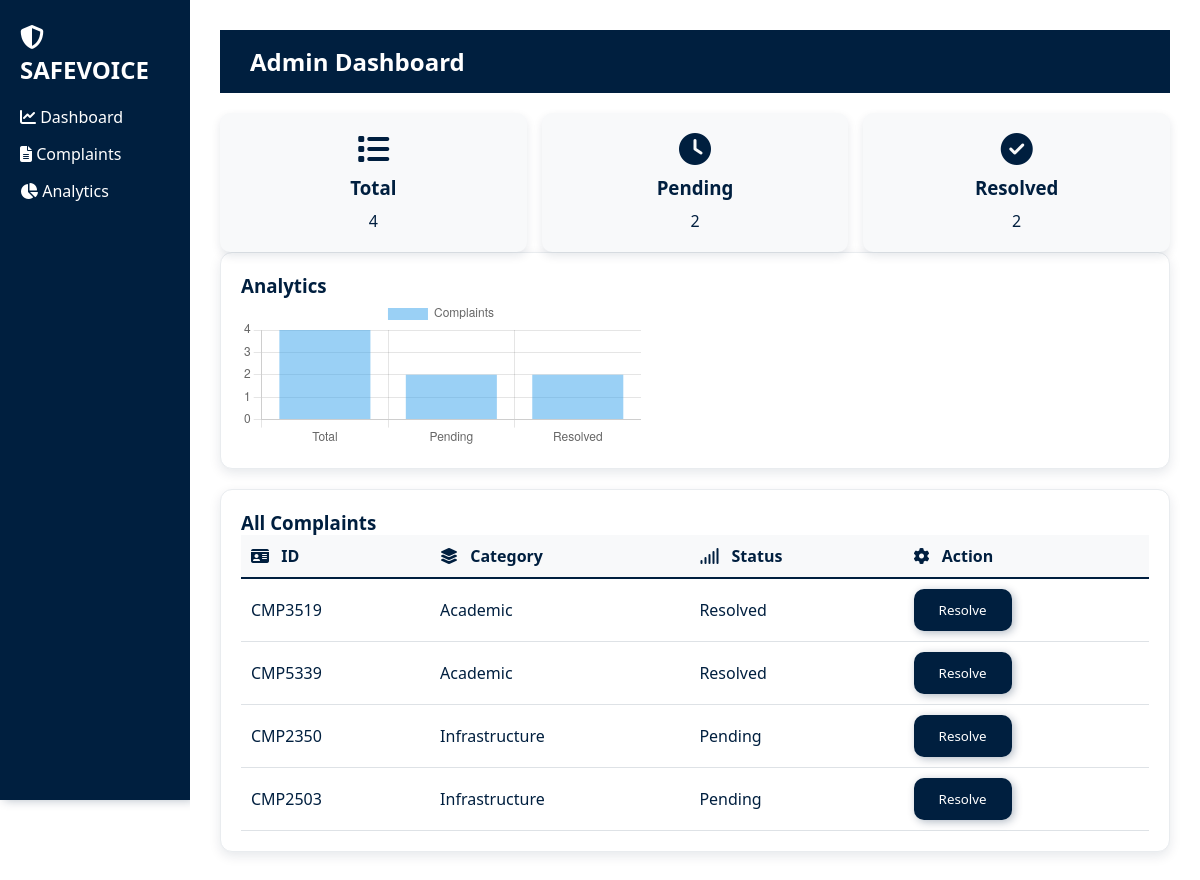
The page /admin on the database its author committed.
### tables this page shows
CREATE TABLE complaints (
            id INTEGER PRIMARY KEY AUTOINCREMENT,
            complaint_id TEXT,
            category TEXT,
            description TEXT,
            image TEXT,
            video TEXT,
            status TEXT
        );

### app.py (the view)
@app.route('/admin')
def admin():
    conn = sqlite3.connect('database.db')
    c = conn.cursor()
    c.execute("SELECT * FROM complaints")
    complaints = c.fetchall()
    c.execute("SELECT COUNT(*) FROM complaints")
    total = c.fetchone()[0]
    c.execute("SELECT COUNT(*) FROM complaints WHERE status='Pending'")
    pending = c.fetchone()[0]
    c.execute("SELECT COUNT(*) FROM complaints WHERE status='Resolved'")
    resolved = c.fetchone()[0]
    conn.close()
    return render_template('admin.html',
                           complaints=complaints,
                           total=total,
                           pending=pending,
                           resolved=resolved)

### templates/admin.html (shortened to what this page needs)
<!DOCTYPE html>
<html>
<head>
    <link rel="stylesheet" href="{{ url_for('static', filename='style.css') }}">
    <link rel="stylesheet" href="https://cdnjs.cloudflare.com/ajax/libs/font-awesome/6.5.0/css/all.min.css">
</head>
<body>
<div class="main">
    <div class="sidebar">
    <h2><i class="fa-solid fa-shield-halved"></i> SAFEVOICE</h2>
    <a href="#"><i class="fa-solid fa-chart-line"></i> Dashboard</a>
    <a href="#"><i class="fa-solid fa-file-lines"></i> Complaints</a>
    <a href="#"><i class="fa-solid fa-chart-pie"></i> Analytics</a>
</div>
    <div class="content">
        <div class="topbar">Admin Dashboard</div>
        <div class="stats">
    <div class="stat-box">
        <i class="fa-solid fa-list"></i>
        <h3>Total</h3>
        <p>{{ total }}</p>
    </div>
    <div class="stat-box">
        <i class="fa-solid fa-clock"></i>
        <h3>Pending</h3>
        <p>{{ pending }}</p>
    </div>
    <div class="stat-box">
        <i class="fa-solid fa-check-circle"></i>
        <h3>Resolved</h3>
        <p>{{ resolved }}</p>
    </div>
</div>
        <div class="card">
            <h3>Analytics</h3>
            <div style="width:400px;">
                <canvas id="myChart"></canvas>
            </div>
        </div>
        <div class="card">
            <h3>All Complaints</h3>
            <table>
               <th><i class="fa-solid fa-id-card"></i> ID</th>
               <th><i class="fa-solid fa-layer-group"></i> Category</th>
               <th><i class="fa-solid fa-signal"></i> Status</th>
               <th><i class="fa-solid fa-gear"></i> Action</th>
                {% for c in complaints %}
                <tr>
                    <td>{{ c[1] }}</td>
                    <td>{{ c[2] }}</td>
                    <td>{{ c[6] }}</td>
                    <td>
                        <a href="/resolve/{{ c[0] }}">
                            <button>Resolve</button>
                        </a>
                    </td>
                </tr>
                {% endfor %}
            </table>
        </div>
    </div>
</div>
<script>
const ctx = document.getElementById('myChart');
new Chart(ctx, {
    type: 'bar',
    data: {
        labels: ['Total', 'Pending', 'Resolved'],
        datasets: [{
            label: 'Complaints',
            data: [{{ total }}, {{ pending }}, {{ resolved }}],
        }]
    },
    options: {
        maintainAspectRatio: false
    }
});
</script>
</body>
</html>

### static/style.css (style rules this page uses)
* { margin: 0; padding: 0; box-sizing: border-box; font-family: 'Segoe UI', sans-serif; }
body { background: #FFFFFF; color: #001F3F; }
button { background: #001F3F; color: #FFFFFF; border: none; padding: 12px 25px; border-radius: 10px; cursor: pointer; box-shadow: 2px 2px 8px rgba(0, 31, 63, 0.3); transition: 0.3s; }
.main { display: flex; }
.sidebar { width: 220px; height: 100vh; background: #001F3F; padding: 20px; box-shadow: 4px 0 10px rgba(0, 31, 63, 0.3); color: #FFFFFF; }
.sidebar h2 { margin-bottom: 20px; color: #FFFFFF; }
.sidebar a { display: block; margin: 15px 0; text-decoration: none; color: #FFFFFF; }
.topbar { background: #001F3F; color: #FFFFFF; padding: 15px 30px; font-size: 24px; font-weight: bold; margin-bottom: 20px; }
.content { padding: 30px; width: 100%; background: #FFFFFF; }
.card { background: #FFFFFF; padding: 20px; border-radius: 12px; margin-bottom: 20px; box-shadow: 0 4px 12px rgba(0, 31, 63, 0.1); border: 1px solid #E9ECEF; }
table { width: 100%; border-collapse: collapse; }
th { text-align: left; padding: 10px; background: #F8F9FA; color: #001F3F; border-bottom: 2px solid #001F3F; }
td { padding: 10px; border-bottom: 1px solid #DEE2E6; }
.stats { display: flex; gap: 15px; }
.stat-box { flex: 1; padding: 20px; border-radius: 10px; background: #F8F9FA; box-shadow: 0 4px 10px rgba(0, 31, 63, 0.1); text-align: center; color: #001F3F; }
.stat-box h3 { color: #001F3F; margin-bottom: 10px; }
.stat-box i { font-size: 32px; color: #001F3F; margin-bottom: 10px; }
th i { margin-right: 8px; }

### rows shown on the page
complaints: complaint "CMP3519", category "Academic", status "Resolved"
complaints: complaint "CMP5339", category "Academic", status "Resolved"
complaints: complaint "CMP2350", category "Infrastructure", status "Pending"
complaints: complaint "CMP2503", category "Infrastructure", status "Pending"

### other values the page prints
{{ total }} "4"
{{ pending }} "2"
{{ resolved }} "2"
chart data {{ total }} 4
chart data {{ pending }} 2
chart data {{ resolved }} 2
